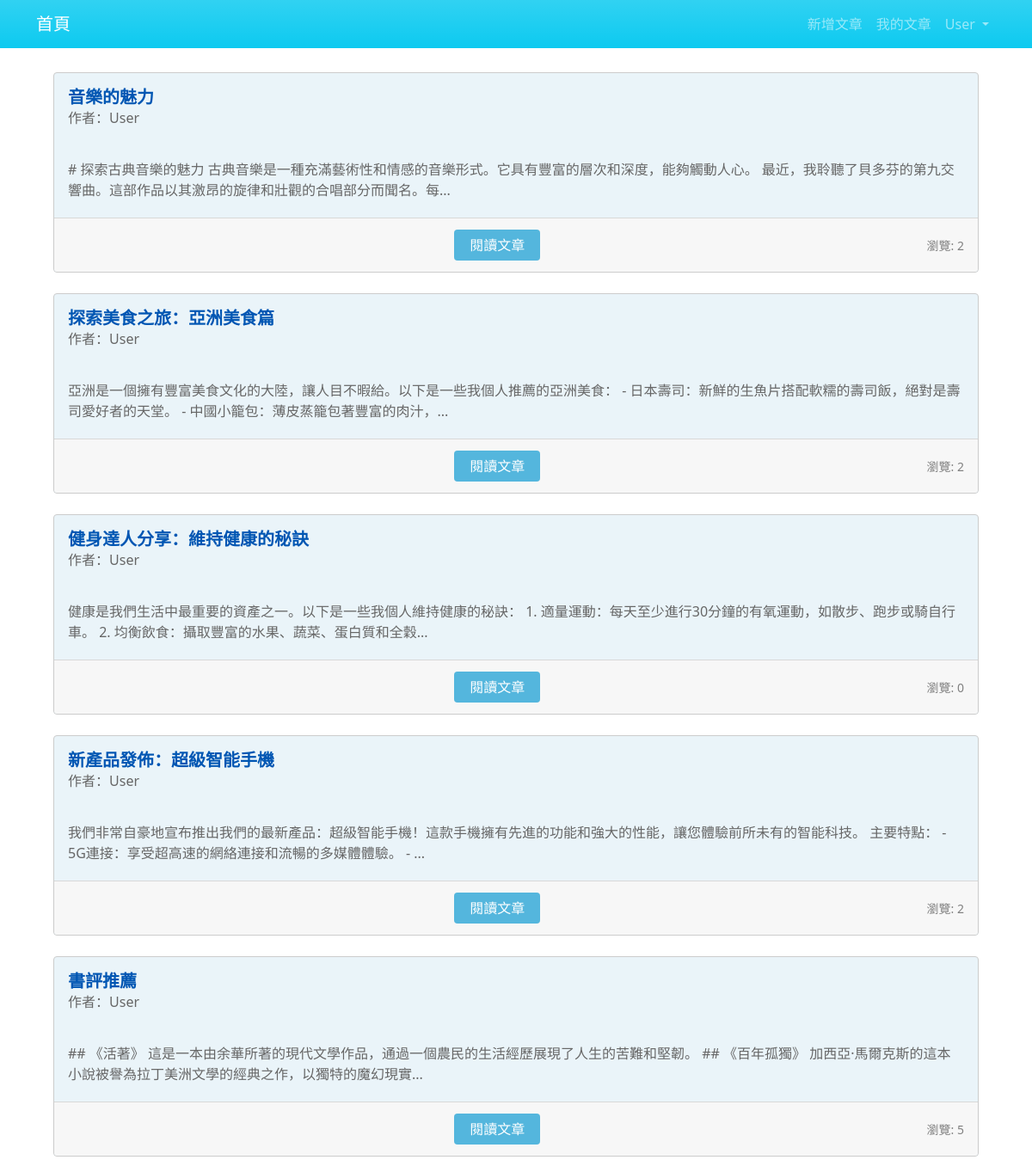
Before: /article/article-list/ (signed in) with the older database file.
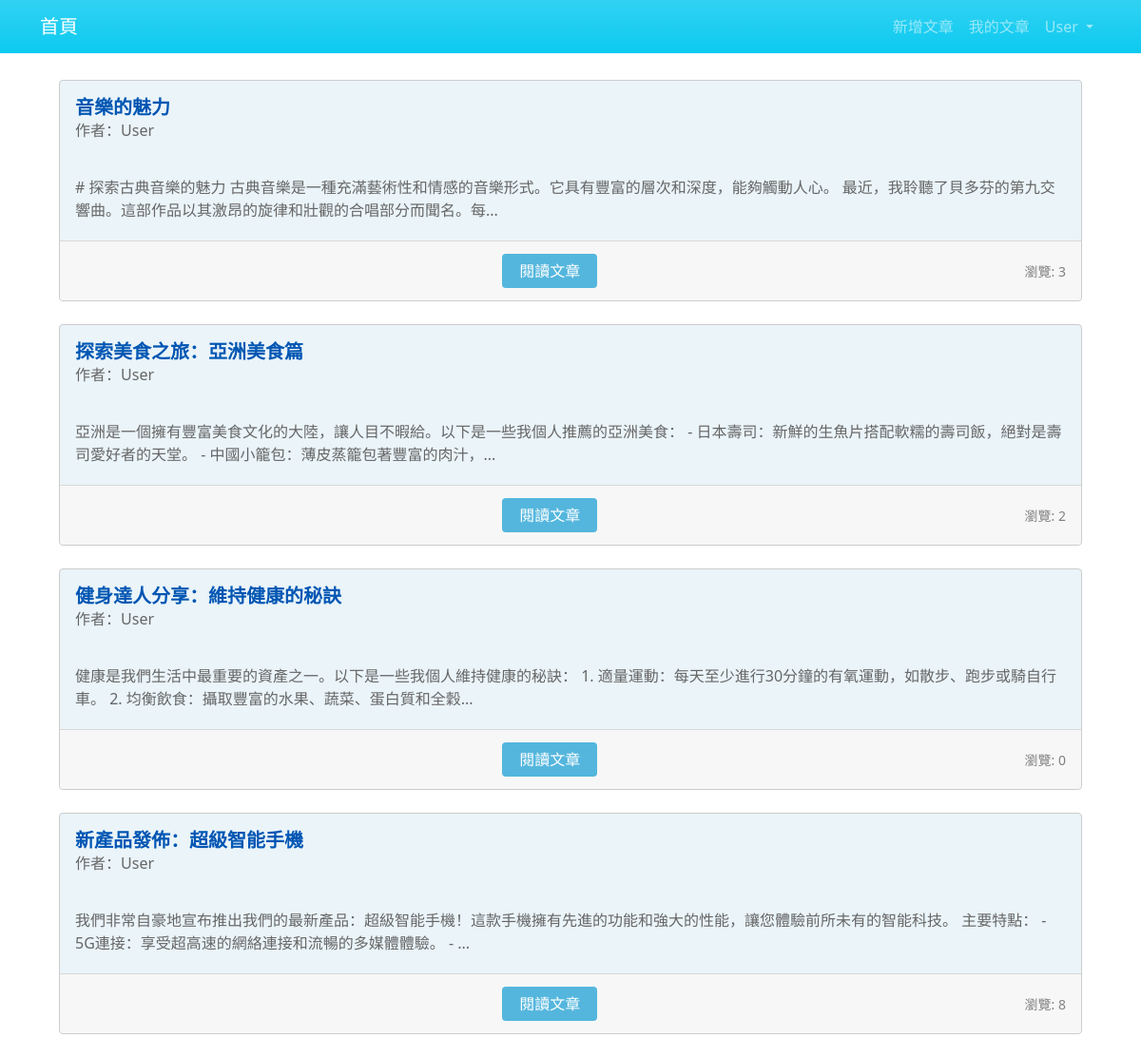
After: the same page with the newer database file.
### article/models.py (models this page shows, shortened)
class ArticlePost(models.Model):
    author = models.ForeignKey(User, on_delete=models.CASCADE)
    title = models.CharField(max_length=100)
    body = models.TextField()
    created = models.DateTimeField(default=timezone.now)
    total_views = models.PositiveIntegerField(default=0)
    class Meta:
        ordering = ('-created',)

### article/views.py (the view)
# urls.py: path('article-list/', views.article_list, name='article_list'),
@login_required(login_url='userprofile:login')
def article_list(request):
    user = request.user
    articles = ArticlePost.objects.filter(author=user)
    context = {'articles': articles}
    return render(request, 'article/list.html', context)

### templates/article/list.html (shortened to what this page needs)
{% extends "base.html" %}
{% load %}
{% block content %}
<div class="container">
    <div class="row mt-2">
        {% for article in articles %}
        <div class="col-md-12 mb-4">
            <div class="card h-100">
                <div class="card-body">
                    <h4 class="card-title">{{ article.title }}</h4>
                    <p class="card-text">作者：{{ article.author }}</p>
                </div>
                <div class="card-body">
                    <p class="card-text">{{ article.body|slice:'100' }}...</p>
                </div>
                <div class="card-footer">
                    <a href="{% url 'article:article_detail' article.id %}" class="btn">閱讀文章</a>
                    <span>
                        <small class="col align-self-end" style="color: gray;">
                            瀏覽: {{ article.total_views }}
                        </small>
                    </span>
                </div>
            </div>
        </div>
        {% endfor %}
    </div>
</div>
{% endblock content %}

### templates/base.html (shortened to what this page needs)
{% load static %}
<!DOCTYPE html>
<html lang="zh-cn">
<head>
    <link rel="stylesheet" href="https://cdn.jsdelivr.net/npm/bootstrap@5.0.0/dist/css/bootstrap.min.css">
    <link rel="stylesheet" href="{% static 'style.css' %}">
</head>
<body>
    {% include 'header.html' %}
    {% block content %}{% endblock content %}
</body>
</html>

### templates/header.html (shortened to what this page needs)
<nav class="navbar navbar-expand navbar-dark bg-info bg-gradient navbar-bluewhale">
    <div class="container">
        <a class="navbar-brand" href="{% url 'article:article_main' %}">首頁</a>
        <div>
            <ul class="navbar-nav me-auto">
                {% if user.is_authenticated %}
                <li class="nav-item">
                    <a class="nav-link" href="{% url 'article:article_create' %}">
                        新增文章
                    </a>
                </li>
                <li class="nav-item">
                    <a class="nav-link" href="{% url 'article:article_list' %}">
                        我的文章
                    </a>
                </li>
                <li class="nav-item dropdown">
                    <a class="nav-link dropdown-toggle" href="#" role="button" data-bs-toggle="dropdown"
                        aria-expanded="false">
                        {{ user.username }}
                    </a>
                </li>
                {% else %}
                <li class="nav-item">
                    <a class="nav-link" href="{% url 'userprofile:login' %}">
                        登入
                    </a>
                </li>
                {% endif %}
            </ul>
        </div>
    </div>
</nav>

### static/style.css (style rules this page uses)
.card { position: relative; border: 1px solid #ccc; border-radius: 4px; overflow: hidden; transition: transform 0.3s ease; cursor: pointer; margin:20px; background-color: #eaf4f9; }
.card:before { position: absolute; top: 0; left: 0; width: 100%; height: 100%; background-color: lightskyblue; opacity: 0; transition: opacity 0.3s ease; }
.card-title { font-size: 20px; font-weight: bold; color: #0056b3; transition: color 0.3s ease; text-decoration: none; margin-bottom: 0; }
.card-text { color: #666; }
.card-body { padding-bottom: 0; }
.card-footer { display: flex; justify-content: center; align-items: center; background-color: #f7f7f7; }
.btn { display: block; width: 100px; margin: auto; margin-top: 5px; margin-bottom: 5px; font-size: 16px; background-color: rgb(84, 182, 221); color: #fff; border: none; cursor: pointer; transition: background-color 0.3s ease; }

Changed rows visible on the page:
removed ArticlePost: title "書評推薦", author "User", body "## 《活著》 這是一本由余華所著的現代文學作品，通過一個農民的生活經歷展現了人生的苦難和堅韌。 ## 《百年孤獨》 加西亞·馬爾克斯的這本小說被譽為拉丁美洲文學的經典之作，以獨特的魔幻現實", total_views "5"
changed ArticlePost "音樂的魅力": total_views "2" → "3"
changed ArticlePost "新產品發佈：超級智能手機": total_views "2" → "8"
